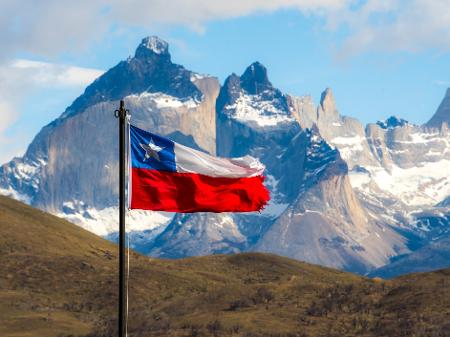
#> input picture trabalho2/filtros.py/chile.jpg, 450 x 337 px
$ python filtroSharpen.py
#> lines starting #> are read from the running program, lines starting #| are printed output that depends on the picture
import numpy as np
import cv2

img = cv2.imread('chile.jpg', 1)
#> img is the input picture: shape (337, 450, 3); mean B, G, R 150.8, 139.6, 129.6

kernel = np.array([[-1,-1,-1], [-1,9,-1], [-1,-1,-1]])
img_new = cv2.filter2D(img, -1, kernel)
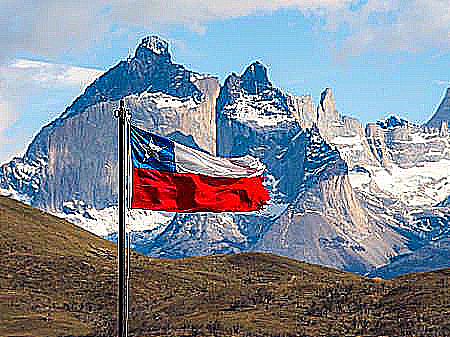
#> img_new: shape (337, 450, 3); mean B, G, R 148.7, 138.3, 128.9
cv2.imwrite('filtroSharpen.jpg', img_new)
